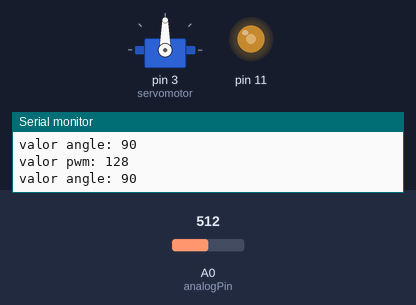
Bench run of a sketch on a simulated Arduino Uno, built with avr-gcc and run on an emulated ATmega328P. Shown: servo, output pins drawn as LEDs (lit = HIGH), the last lines printed to the serial monitor. The test bench sets the inputs (shaded band); at power-on: A0 (analogPin) = 512.

Above: at 1.8 s.
1.9 s: A0 (analogPin) set to 716
At 2.7 s:
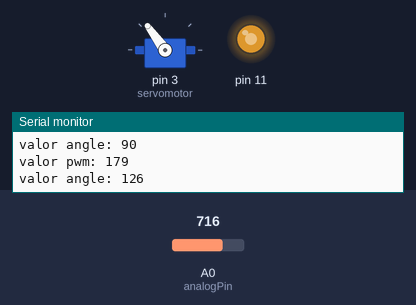
3.5 s: A0 (analogPin) set to 900
At 4.3 s:
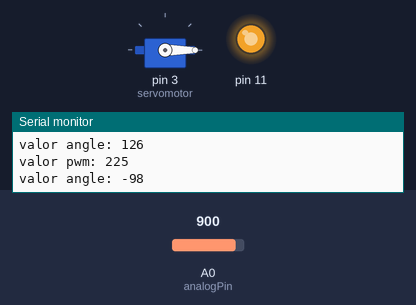
5.5 s: A0 (analogPin) set to 306
At 7.1 s:
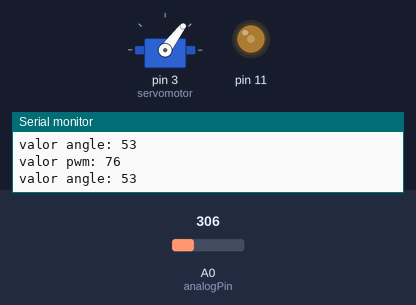
7.5 s: A0 (analogPin) set to 122
At 8.6 s:
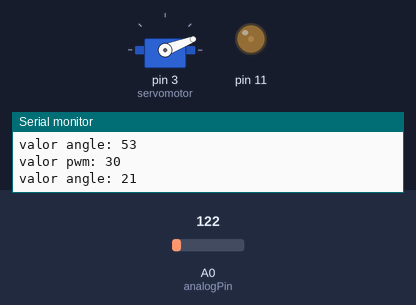
9.5 s: A0 (analogPin) set to 0
At 11.4 s:
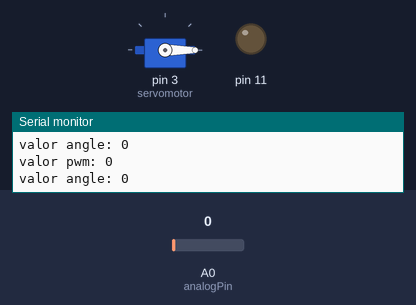
Timing chart, 0 to 12.5 s (numbered marks = the images above; inputs shaded):
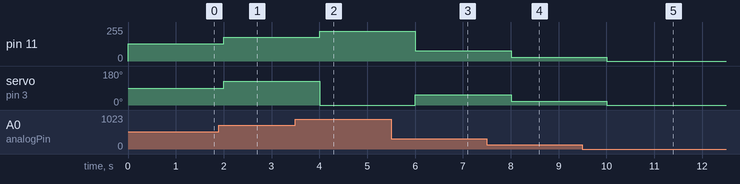

The sketch:

servo_motor.ino
```cpp
//classe para tratar servo motor
//utilizado Tinkercad para teste
#include <Servo.h> // use Arduino Servo library
Servo servomotor;
int analogPin = A0;

void setup() {
 Serial.begin(9600);
servomotor.attach(3);

pinMode(3, OUTPUT);
}

void loop() {

  int input = analogRead(analogPin);
  analogWrite(11, input/4);
  int angle = (((input/4)*180)/255);
  servomotor.write(angle);
  Serial.print("valor pwm: ");
  Serial.println(input/4);
  Serial.print("valor angle: ");
  Serial.println(angle);

  delay(1000);
}
```

Measured:
- after the input at 1.9 s, pin 11: 128/255 → 179/255 after 0.10 s; servo on pin 3 (servomotor): 90° → 126° after 0.10 s
- after the input at 3.5 s, pin 11: 179/255 → 225/255 after 0.50 s; servo on pin 3 (servomotor): 126° → 0° after 0.50 s
- after the input at 5.5 s, pin 11: 225/255 → 76/255 after 0.50 s; servo on pin 3 (servomotor): 0° → 53° after 0.50 s
- after the input at 7.5 s, pin 11: 76/255 → 30/255 after 0.51 s; servo on pin 3 (servomotor): 53° → 21° after 0.51 s
- after the input at 9.5 s, pin 11: 30/255 → 0/255 after 0.51 s; servo on pin 3 (servomotor): 21° → 0° after 0.51 s
